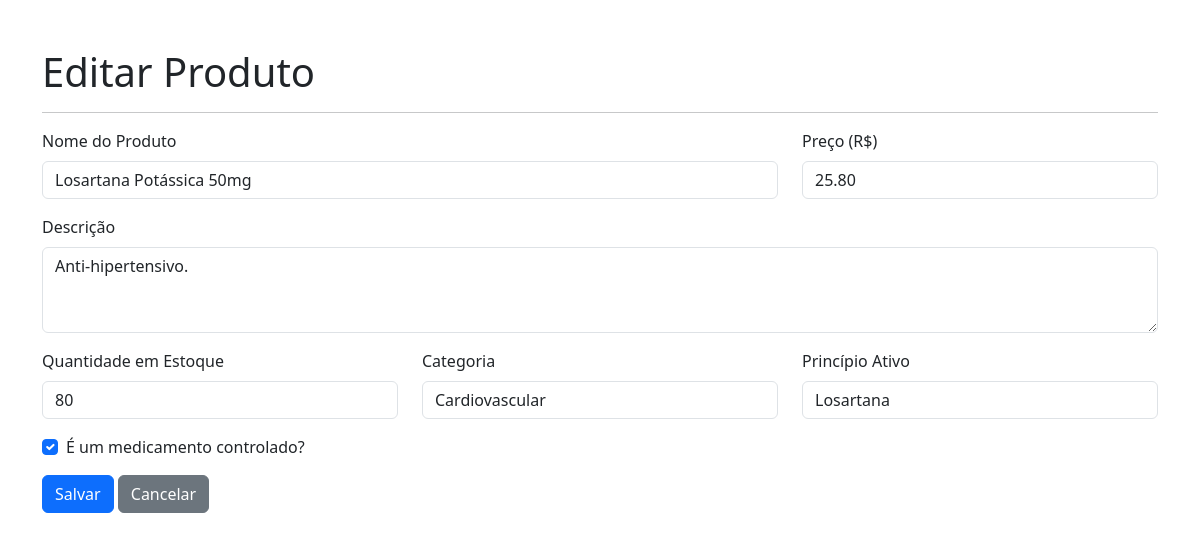
Page /modulos/estoque/form_produto.php?id=4 on the committed database.
### tables this page shows
CREATE TABLE produtos (
    id INT AUTO_INCREMENT PRIMARY KEY,
    nome VARCHAR(150) NOT NULL,
    descricao TEXT,
    preco DECIMAL(10, 2) NOT NULL,
    estoque INT NOT NULL,
    estoque_minimo INT DEFAULT 5,
    categoria VARCHAR(50),
    principio_ativo VARCHAR(100),
    controlado BOOLEAN DEFAULT FALSE,
    data_criacao TIMESTAMP DEFAULT CURRENT_TIMESTAMP
);

### modulos/estoque/form_produto.php (the view, shortened to what this page needs)
<?php
require_once 'config/database.php';
$produto = [
    'id' => '', 'nome' => '', 'descricao' => '', 'preco' => '',
    'estoque' => '', 'categoria' => '', 'principio_ativo' => '', 'controlado' => 0
];
$titulo = "Adicionar Novo Produto";
if (isset($_GET['id'])) {
    $titulo = "Editar Produto";
    try {
        $stmt = $pdo->prepare("SELECT * FROM produtos WHERE id = ?");
        $stmt->execute([$_GET['id']]);
        $produto = $stmt->fetch();
    } catch (\PDOException $e) {
        die("Erro ao buscar o produto: " . $e->getMessage());
    }
}
?>
<!DOCTYPE html>
<html lang="pt-br">
<head>
    <link rel="stylesheet" href="https://cdn.jsdelivr.net/npm/bootstrap@5.3.3/dist/css/bootstrap.min.css">
</head>
<body>
<div class="container mt-5">
    <h1><?php echo $titulo; ?></h1>
    <hr>
    <form action="salvar_produto.php" method="post">
        <div class="row">
            <div class="col-md-8 mb-3">
                <label for="nome" class="form-label">Nome do Produto</label>
                <input type="text" class="form-control" id="nome" name="nome" value="<?php echo htmlspecialchars($produto['nome']); ?>" required>
            </div>
            <div class="col-md-4 mb-3">
                <label for="preco" class="form-label">Preço (R$)</label>
                <input type="number" step="0.01" class="form-control" id="preco" name="preco" value="<?php echo htmlspecialchars($produto['preco']); ?>" required>
            </div>
        </div>
        <div class="mb-3">
            <label for="descricao" class="form-label">Descrição</label>
            <textarea class="form-control" id="descricao" name="descricao" rows="3"><?php echo htmlspecialchars($produto['descricao']); ?></textarea>
        </div>
        <div class="row">
            <div class="col-md-4 mb-3">
                <label for="estoque" class="form-label">Quantidade em Estoque</label>
                <input type="number" class="form-control" id="estoque" name="estoque" value="<?php echo htmlspecialchars($produto['estoque']); ?>" required>
            </div>
            <div class="col-md-4 mb-3">
                <label for="categoria" class="form-label">Categoria</label>
                <input type="text" class="form-control" id="categoria" name="categoria" value="<?php echo htmlspecialchars($produto['categoria']); ?>">
            </div>
             <div class="col-md-4 mb-3">
                <label for="principio_ativo" class="form-label">Princípio Ativo</label>
                <input type="text" class="form-control" id="principio_ativo" name="principio_ativo" value="<?php echo htmlspecialchars($produto['principio_ativo']); ?>">
            </div>
        </div>
        <div class="form-check mb-3">
            <input class="form-check-input" type="checkbox" name="controlado" id="controlado" value="1" <?php echo $produto['controlado'] ? 'checked' : ''; ?>>
            <label class="form-check-label" for="controlado">
                É um medicamento controlado?
            </label>
        </div>
        <button type="submit" class="btn btn-primary">Salvar</button>
        <a href="admin.php" class="btn btn-secondary">Cancelar</a>
    </form>
</div>
</body>
</html>

### rows in the picture
produtos: nome "Losartana Potássica 50mg", preco "25.80", descricao "Anti-hipertensivo.", estoque "80", categoria "Cardiovascular", principio_ativo "Losartana", controlado "☑"

### other values in the picture
$titulo "Editar Produto"
